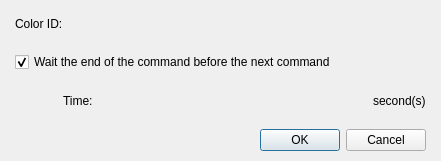
<?xml version="1.0" encoding="UTF-8"?>
<ui version="4.0">
 <class>DialogCommandFlashScreen</class>
 <widget class="QDialog" name="DialogCommandFlashScreen">
  <property name="geometry">
   <rect>
    <x>0</x>
    <y>0</y>
    <width>441</width>
    <height>157</height>
   </rect>
  </property>
  <property name="windowTitle">
   <string>Dialog</string>
  </property>
  <layout class="QGridLayout" name="gridLayout">
   <property name="leftMargin">
    <number>15</number>
   </property>
   <property name="topMargin">
    <number>10</number>
   </property>
   <property name="rightMargin">
    <number>15</number>
   </property>
   <property name="bottomMargin">
    <number>10</number>
   </property>
   <item row="0" column="0">
    <layout class="QVBoxLayout" name="verticalLayout_2" stretch="1,0">
     <property name="spacing">
      <number>15</number>
     </property>
     <item>
      <layout class="QVBoxLayout" name="verticalLayout" stretch="0,0,0">
       <item>
        <layout class="QHBoxLayout" name="horizontalLayout_2" stretch="0,0,1">
         <item>
          <widget class="QLabel" name="labelColorID">
           <property name="text">
            <string>Color ID:</string>
           </property>
          </widget>
         </item>
         <item>
          <widget class="PanelPrimitiveValue" name="panelPrimitiveColorID" native="true">
           <property name="minimumSize">
            <size>
             <width>250</width>
             <height>27</height>
            </size>
           </property>
           <property name="maximumSize">
            <size>
             <width>250</width>
             <height>27</height>
            </size>
           </property>
          </widget>
         </item>
         <item>
          <spacer name="horizontalSpacer_2">
           <property name="orientation">
            <enum>Qt::Horizontal</enum>
           </property>
           <property name="sizeHint" stdset="0">
            <size>
             <width>40</width>
             <height>20</height>
            </size>
           </property>
          </spacer>
         </item>
        </layout>
       </item>
       <item>
        <widget class="QCheckBox" name="checkBoxWaitEnd">
         <property name="text">
          <string>Wait the end of the command before the next command</string>
         </property>
         <property name="checked">
          <bool>true</bool>
         </property>
        </widget>
       </item>
       <item>
        <layout class="QHBoxLayout" name="horizontalLayout" stretch="1,0,0,0">
         <item>
          <spacer name="horizontalSpacer">
           <property name="orientation">
            <enum>Qt::Horizontal</enum>
           </property>
           <property name="sizeHint" stdset="0">
            <size>
             <width>40</width>
             <height>20</height>
            </size>
           </property>
          </spacer>
         </item>
         <item>
          <widget class="QLabel" name="labelTime">
           <property name="text">
            <string>Time:</string>
           </property>
          </widget>
         </item>
         <item>
          <widget class="PanelPrimitiveValue" name="panelPrimitiveTime" native="true">
           <property name="minimumSize">
            <size>
             <width>250</width>
             <height>27</height>
            </size>
           </property>
           <property name="maximumSize">
            <size>
             <width>250</width>
             <height>27</height>
            </size>
           </property>
          </widget>
         </item>
         <item>
          <widget class="QLabel" name="labelSeconds">
           <property name="text">
            <string>second(s)</string>
           </property>
          </widget>
         </item>
        </layout>
       </item>
      </layout>
     </item>
     <item>
      <widget class="QDialogButtonBox" name="buttonBox">
       <property name="orientation">
        <enum>Qt::Horizontal</enum>
       </property>
       <property name="standardButtons">
        <set>QDialogButtonBox::Cancel|QDialogButtonBox::Ok</set>
       </property>
      </widget>
     </item>
    </layout>
   </item>
  </layout>
 </widget>
 <customwidgets>
  <customwidget>
   <class>PanelPrimitiveValue</class>
   <extends>QWidget</extends>
   <header>panelprimitivevalue.h</header>
   <container>1</container>
  </customwidget>
 </customwidgets>
 <resources/>
 <connections>
  <connection>
   <sender>buttonBox</sender>
   <signal>accepted()</signal>
   <receiver>DialogCommandFlashScreen</receiver>
   <slot>accept()</slot>
   <hints>
    <hint type="sourcelabel">
     <x>248</x>
     <y>254</y>
    </hint>
    <hint type="destinationlabel">
     <x>157</x>
     <y>274</y>
    </hint>
   </hints>
  </connection>
  <connection>
   <sender>buttonBox</sender>
   <signal>rejected()</signal>
   <receiver>DialogCommandFlashScreen</receiver>
   <slot>reject()</slot>
   <hints>
    <hint type="sourcelabel">
     <x>316</x>
     <y>260</y>
    </hint>
    <hint type="destinationlabel">
     <x>286</x>
     <y>274</y>
    </hint>
   </hints>
  </connection>
 </connections>
</ui>
